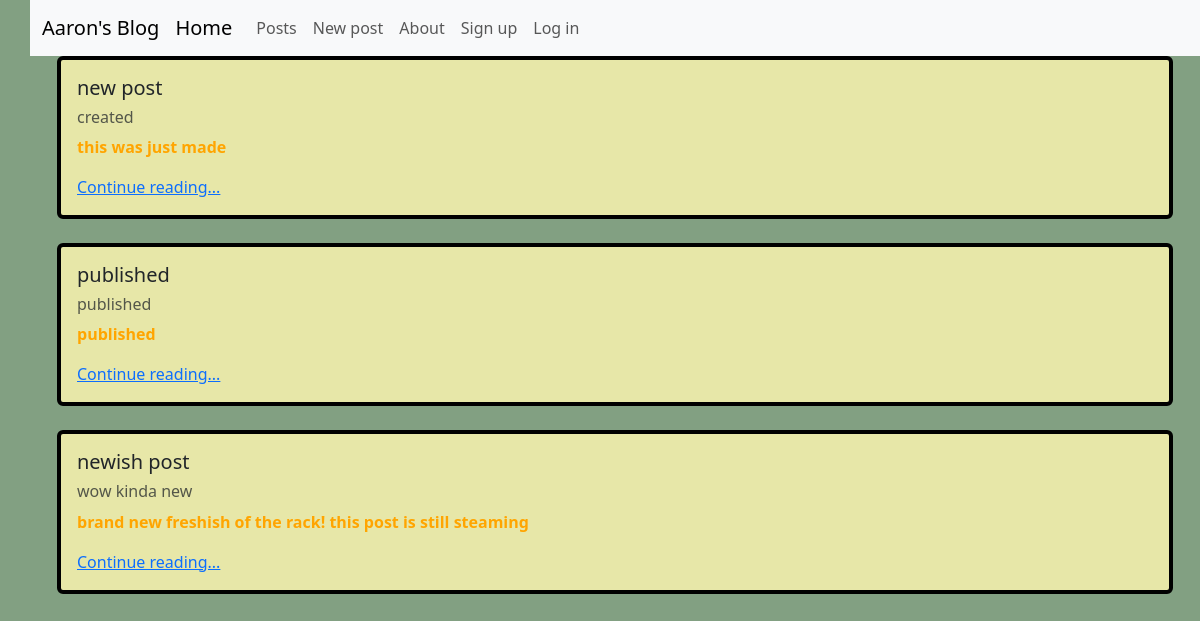
/posts/, run on the app's committed database.
### posts/models.py (models this page shows, shortened)
class Post(models.Model):
    title = models.CharField(max_length=133)
    subtitle = models.CharField(max_length=333)
    author = models.ForeignKey(
        get_user_model(),
        on_delete=models.CASCADE
    )
    body = models.TextField()
    created_on = models.DateTimeField(auto_now_add=True)
    status = models.ForeignKey(
        Status,
        on_delete=models.CASCADE,
        null=True, default=None
    )

### posts/views.py (the view)
# urls.py: path('', views.PostListView.as_view(), name='post_list'),
class PostListView(ListView):
    template_name = 'posts/list.html'
    model = Post
    def get_context_data(self, **kwargs):
        context = super().get_context_data(**kwargs)
        published_status = Status.objects.get(name="published")
        context["post_list"] = Post.objects.filter(
            status=published_status
        ).order_by("created_on").reverse()
        return context

### templates/posts/list.html (shortened to what this page needs)
{% extends 'base.html' %}
{% block content %}
<div class="container">
    {% for post in post_list %}
    <div class="card">
        <div class="card-body">
            <h5 class="card-title">{{ post.title }}</h5>
            <h6 class="card-substitle mb-2 text-body-secondary">{{ post.subtitle }}</h6>
            <p class="card-text">{{ post.body|truncatechars:100 }}</p>
            <a href="{% url 'post_detail' post.id %}" class="card-link">Continue reading...</a>
        </div>
    </div>
    <br>
    {% endfor %}
</div>
{% endblock content %}

### static/css/base.css (style rules this page uses)
body { background-color: rgb(130, 160, 130); padding-left: 30px; }
p { font-weight: 700; color: orange; }
div.card { background-color: rgb(231, 231, 168); border: 4px solid black; }

### data on the page
Post: title "new post", subtitle "created", body "this was just made"
Post: title "published", subtitle "published", body "published"
Post: title "newish post", subtitle "wow kinda new", body "brand new freshish of the rack! this post is still steaming"
